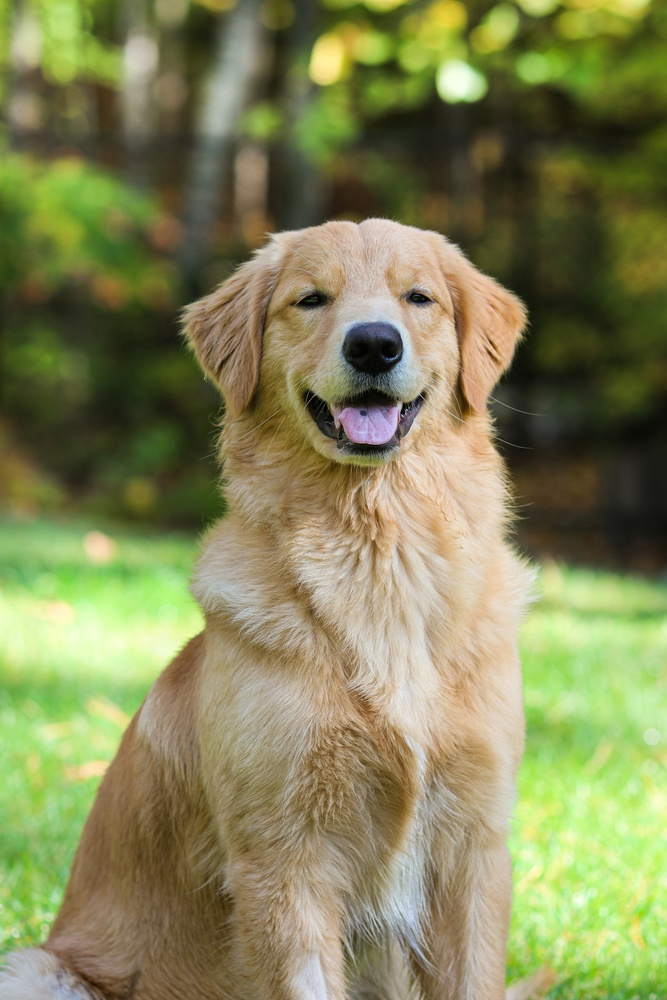
#> input picture 01-opencv-image-analyzer/images/sample.jpg, 667 x 1000 px, shrunk from 4000 x 6000 before the run
$ python image_analyzer.py
#> lines starting #> are read from the running program, lines starting #| are printed output that depends on the picture
import cv2
import matplotlib.pyplot as plt

photo = cv2.imread("../images/sample.jpg")
#> photo is the input picture: shape (1000, 667, 3); mean B, G, R 88.2, 133.6, 131.7

if photo is None:
    print("Image not found.")
    exit()

height, width, channels = photo.shape
#> height = 1000; width = 667; channels = 3

pixel_count = height * width
#> pixel_count = 667000

print(f"\nImage Information")
print("-" * 20)
print(f"Height: {height}")
#| Height: 1000
print(f"Width: {width}")
#| Width: 667
print(f"Channels: {channels}")
#| Channels: 3
print(f"Pixel Count: {pixel_count}")
#| Pixel Count: 667000

photo_rgb = cv2.cvtColor(photo, cv2.COLOR_BGR2RGB)
photo_gray = cv2.cvtColor( photo, cv2.COLOR_BGR2GRAY)
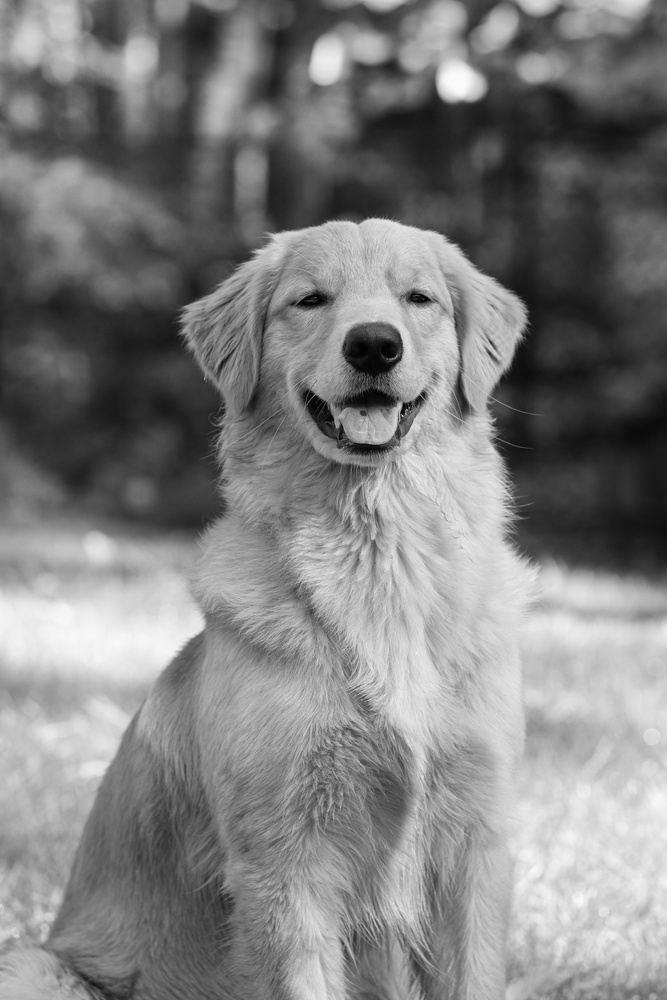
#> photo_gray: shape (1000, 667); min 0, max 251, mean 127.8
photo_blur = cv2.GaussianBlur(photo_gray, (5,5),0)
photo_edge = cv2.Canny(photo_blur, 50, 150)
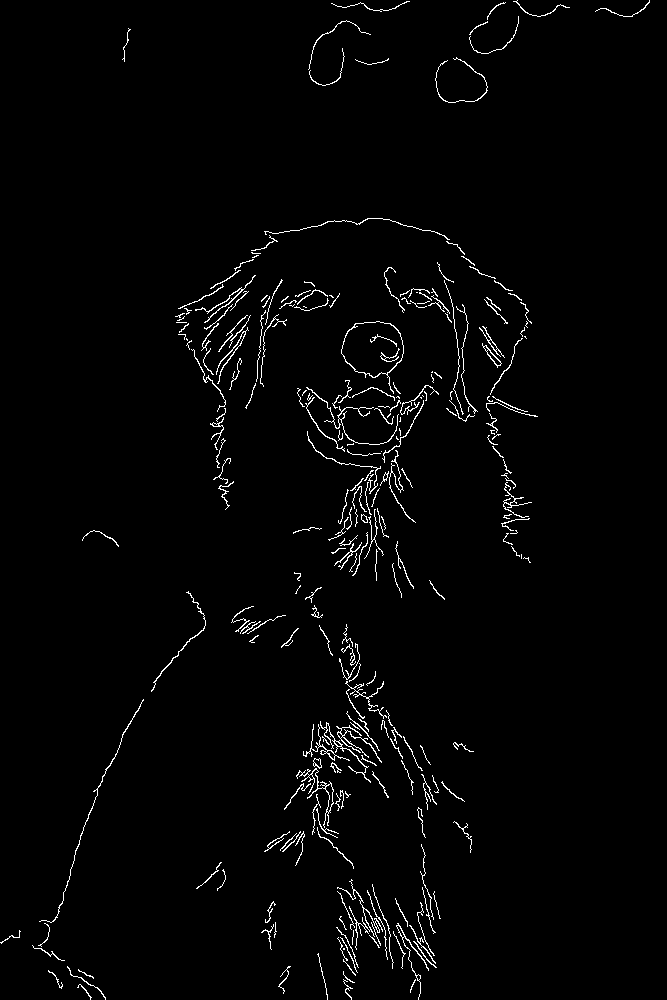
#> photo_edge: shape (1000, 667); 1.9% white in thin lines or dots

cv2.imwrite("../images/outputs/gray_dog.jpg", photo_gray)
cv2.imwrite("../images/outputs/blur_dog.jpg", photo_blur)
cv2.imwrite("../images/outputs/edge_dog.jpg", photo_edge)

plt.figure(figsize=(12,10))

plt.subplot(2,2,1)
plt.imshow(photo_rgb)
plt.title("Original Photo")
plt.axis("off")

plt.subplot(2,2,2)
plt.imshow(photo_gray, cmap="gray")
plt.title("Grayscale Photo")
plt.axis("off")

plt.subplot(2,2,3)
plt.imshow(photo_blur, cmap="gray")
plt.title("Blurred Photo")
plt.axis("off")

plt.subplot(2,2,4)
plt.imshow(photo_edge, cmap="gray")
plt.title("Canny Edge Detection")
plt.axis("off")

plt.savefig("../images/outputs/final_comparision.png", bbox_inches="tight")
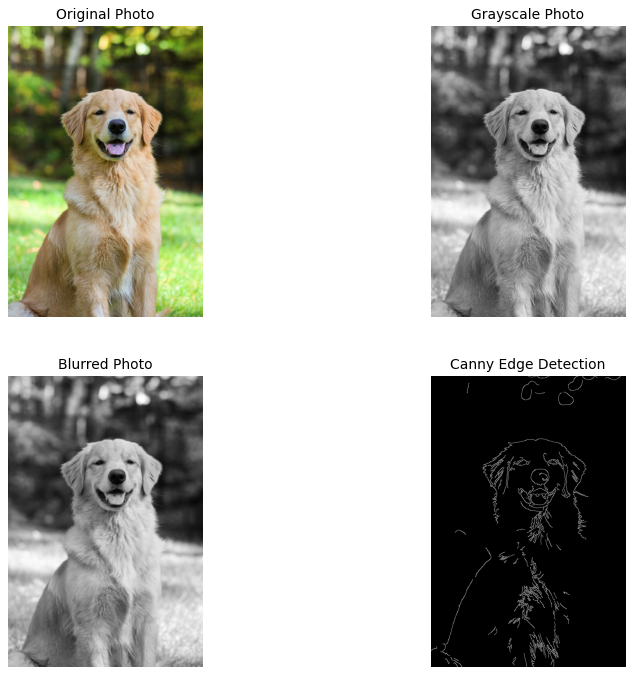
#> figure drawn by matplotlib, 4 panels
plt.show()

print("\nProcessing Complete.")
print("Images saved to results folder.")
